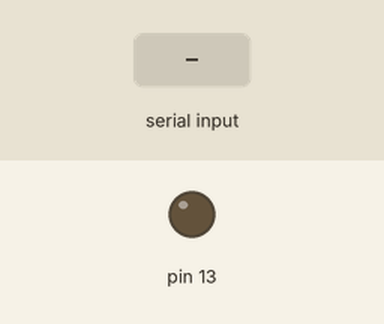
This sketch was run on a simulated Arduino Uno, built with avr-gcc and run on an emulated ATmega328P. Parts: output pins drawn as LEDs (lit = HIGH). Inputs (shaded band) come from the test bench.

Above: at 1.2 s.
1.3 s: "1" received over Serial
At 2.1 s:
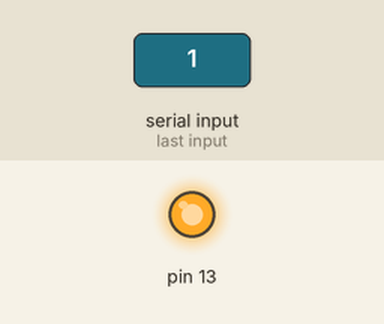
Timing chart, 0 to 4.3 s (numbered marks = the images above; inputs shaded):
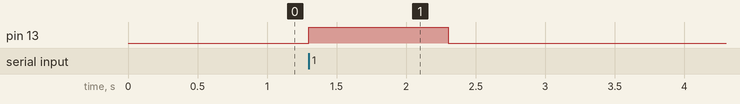

The sketch:

EMG_data_collection.ino
```cpp
void setup() {
  pinMode(13, OUTPUT);
  Serial.begin(9600);
}

void loop() {

  int incomingByte = Serial.read();

  if(incomingByte == '1') {
    digitalWrite(13, HIGH);
    delay(1000);
    digitalWrite(13, LOW);
    delay(1000);
  }

}
```

Measured:
- after the input at 1.3 s, pin 13: LOW → HIGH at once, → LOW 1.0 s later
